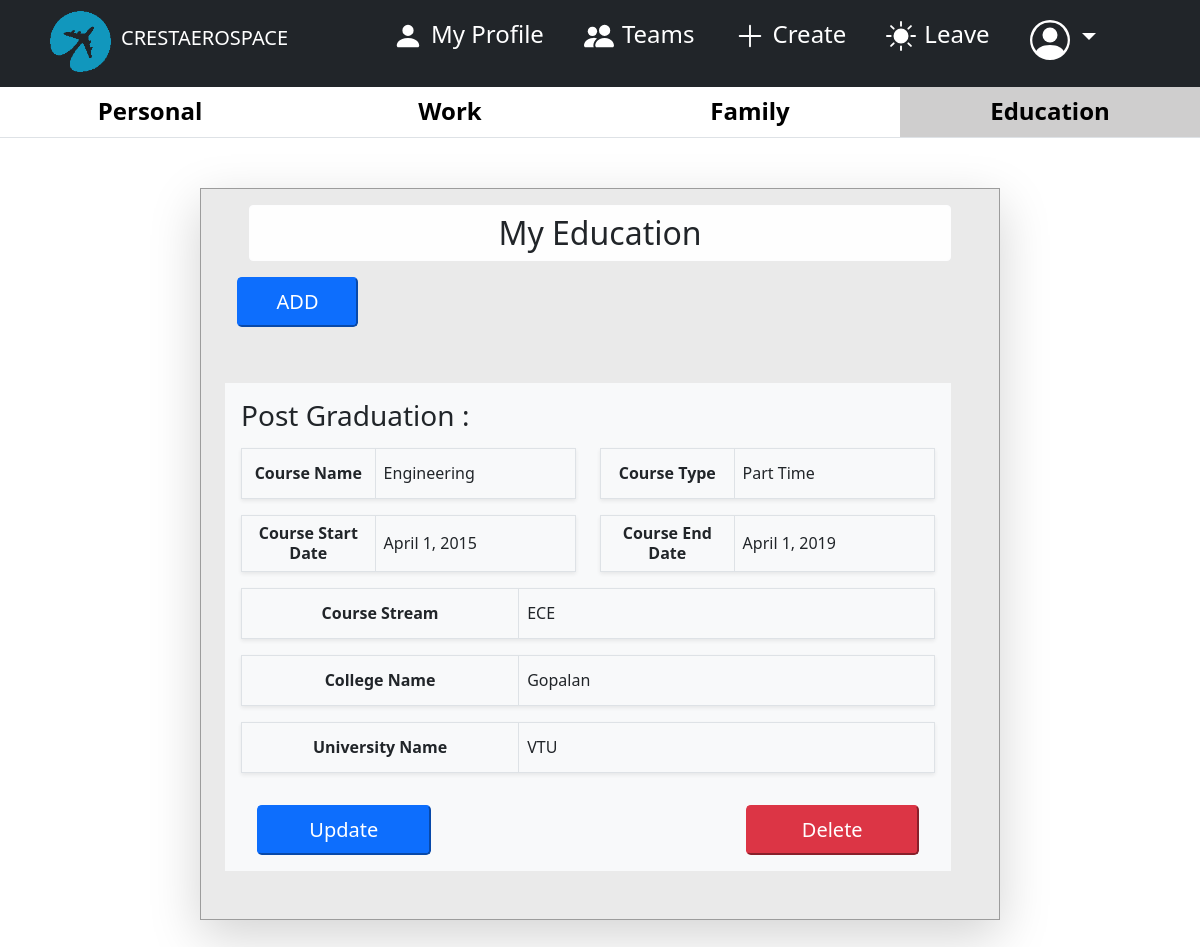
The page /hrms/employee/profile/education (signed in) on the database its author committed.
### employee/models.py (models this page shows, shortened)
class Education(models.Model):
    GRADUATION = 'Graduation'
    POST_GRADUATION = 'Post Graduation'
    DOCTORATE = 'Doctorate'
    DIPLOMA = 'Diploma'
    PRE_UNIVERSITY = 'Pre University'
    OTHER_EDUCATION = 'Other Education'
    CERTIFICATION = 'Certification'
    QUAL_TYPE = (
        (GRADUATION, 'Graduation'),
        (POST_GRADUATION, 'Post Graduation'),
        (DOCTORATE, 'Doctorate'),
        (DIPLOMA,'Diploma'),
        (PRE_UNIVERSITY,'Pre University'),
        (OTHER_EDUCATION,'Other Education'),
        (CERTIFICATION,'Certification'),
    )
    FULL_TIME = 'Full Time'
    PART_TIME = 'Part Time'
    CERTIFICATION = 'Certification'
    CORRESPONDENCE = 'Correspondence'
    COURSE_TYPE = (
        (FULL_TIME,'Full Time'),
        (PART_TIME,'Part Time'),
        (CORRESPONDENCE, 'Correspondence'),
        (CERTIFICATION,'Certification'),
    )
    employee = models.ForeignKey(Employee, on_delete=models.CASCADE, null=True)
    qualification = models.CharField(verbose_name="Qualificayion Type", choices=QUAL_TYPE,blank=True, max_length=20)
    course_name = models.CharField(verbose_name="Course Name", max_length=50)
    course_type = models.CharField(verbose_name="Course Type", choices=COURSE_TYPE,blank=True, max_length=20)
    stream = models.CharField(verbose_name="Stream", max_length=50)
    start = models.DateField(verbose_name="Course Start Date", help_text="MM/DD/YYYY")
    end = models.DateField(verbose_name="Course Start End", help_text="MM/DD/YYYY")
    college_name = models.CharField(verbose_name="College Name", max_length=50)
    university_name = models.CharField(verbose_name="University Name", max_length=50)

### employee/views.py (the view, shortened to what this page needs)
# urls.py: path("employee/profile/education", views.profile_education, name="profile_education"),
def profile_education(request):
    if not request.user.is_authenticated:
        return redirect('login_user')
    educ = Education.objects.all()
    form = EducationForm()
    context = {}
    context['education'] = educ
    context['form'] = form
    return render(request, "employee/profile_education.html", context)

### templates/employee/profile_education.html (shortened to what this page needs)
{% extends 'dashboard/dash_base.html' %}
{% load crispy_forms_filters %}
{% load static %}
{% load static %}
{% block content %}
<head>
</head>
<body>
  <table class="table">
    <thead class="h4">
      <tr class="text-center" style="height:50px; vertical-align: middle;">
        <th width="25%"><a style="text-decoration: none; color: black;" href="{% url 'profile_personal' %}">Personal</a>
        </th>
        <th width="25%"> <a style="text-decoration: none; color: black;" href="{% url 'profile_work' %}">Work</a> </th>
        <th width="25%"><a style="text-decoration: none; color: black;"
            href="{% url 'profile_relationship' %}">Family</a></th>
        <th width="25%" style="background-color: rgb(207, 206, 206);"><a style="text-decoration: none; color: black;"
            href="{% url 'profile_education' %}">Education</a>
        </th>
      </tr>
    </thead>
  </table>
  {% if user.is_authenticated %}
  <div class="container-fluid profile col-md-8 px-5 pt-3 shadow-lg">
    <h2 class="text-center text-dark py-2 alert alert-light">My Education</h2>
    <div class="row">
      <button type="button" class="col-2 btn-lg btn-primary mb-2" data-bs-toggle="modal" data-bs-target="#education">
        ADD
      </button>
      {% if education %}
      {% for educ in education %}
      {% if educ.employee == request.user %}
      <div class="my-5 px-1 pt-3 bg-light row">
        <h3 class="pb-2"> {{ educ.qualification }} : </h3>
        <div class="col-md-6">
          <table class="table table-bordered bg-light shadow-sm">
            <tr class="h6" style="height:50px; vertical-align: middle;">
              <th class="text-center" width="40%">Course Name</th>
              <td>{{ educ.course_name }}</td>
            </tr>
          </table>
        </div>
        <div class="col-md-6">
          <table class="table table-bordered bg-light shadow-sm">
            <tr class="h6" style="height:50px; vertical-align: middle;">
              <th class="text-center" width="40%">Course Type</th>
              <td>{{ educ.course_type }}</td>
            </tr>
          </table>
        </div>
        <div class="col-md-6">
          <table class="table table-bordered bg-light shadow-sm">
            <tr class="h6" style="height:50px; vertical-align: middle;">
              <th class="text-center" width="40%">Course Start Date</th>
              <td>{{ educ.start }}</td>
            </tr>
          </table>
        </div>
        <div class="col-md-6">
          <table class="table table-bordered bg-light shadow-sm">
            <tr class="h6" style="height:50px; vertical-align: middle;">
              <th class="text-center" width="40%">Course End Date</th>
              <td>{{ educ.end }}</td>
            </tr>
          </table>
        </div>
        <div class="col-12">
          <table class="table table-bordered bg-light shadow-sm">
            <tr class="h6" style="height:50px; vertical-align: middle;">
              <th class="text-center" width="40%">Course Stream</th>
              <td>{{ educ.stream }}</td>
            </tr>
          </table>
        </div>
        <div class="col-12">
          <table class="table table-bordered bg-light shadow-sm">
            <tr class="h6" style="height:50px; vertical-align: middle;">
              <th class="text-center" width="40%">College Name</th>
              <td>{{ educ.college_name }}</td>
            </tr>
          </table>
        </div>
        <div class="col-12">
          <table class="table table-bordered bg-light shadow-sm">
            <tr class="h6" style="height:50px; vertical-align: middle;">
              <th class="text-center" width="40%">University Name</th>
              <td>{{ educ.university_name }}</td>
            </tr>
          </table>
        </div>
        <div>
          <a href=" {% url 'profile_education_update' educ.id %} "><button type="button" class="col-3 btn-lg btn-primary m-3">Update</button></a>
          <a href=" {% url 'profile_education_delete' educ.id %} "><button type="button"
              class="col-3 btn-lg btn-danger m-3 float-end">Delete</button></a>
        </div>
      </div>
      {% endif %}
      {% endfor %}
      {% endif %}
    </div>
  </div>
  {% endif %}
</body>
{% endblock content %}

### static/dashboard.css (style rules this page uses)
* { margin: 0; padding: 0; }
.profile { margin-top: 50px; margin-bottom: 100px; border: 1px solid #9c9c9c; background-color: #eaeaea; }

### rows shown on the page
Education: qualification "Post Graduation", course_name "Engineering", course_type "Part Time", start "April 1, 2015", end "April 1, 2019", stream "ECE", college_name "Gopalan", university_name "VTU"
